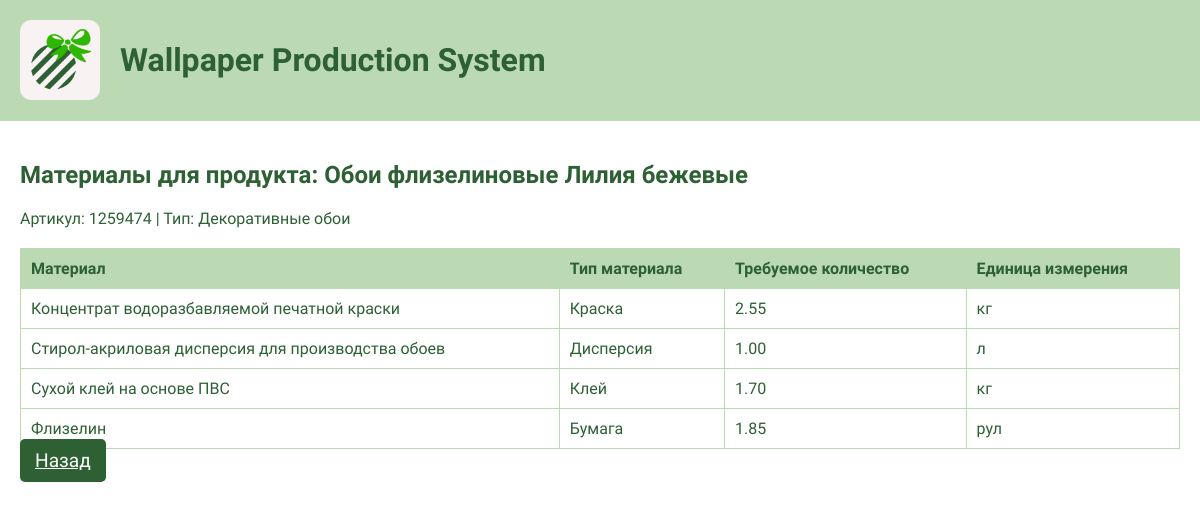
Screenshot of /product_materials/2 with the database file from the repository.
### tables this page shows
CREATE TABLE Product (
    id INTEGER PRIMARY KEY AUTOINCREMENT,
    article_number INTEGER NOT NULL UNIQUE,
    type_id INTEGER NOT NULL,
    name TEXT NOT NULL,
    min_partner_price REAL NOT NULL,
    roll_width REAL NOT NULL,
    FOREIGN KEY (type_id) REFERENCES ProductType(id)
);

CREATE TABLE ProductType (
    id INTEGER PRIMARY KEY AUTOINCREMENT,
    type_name TEXT NOT NULL UNIQUE,
    coefficient REAL NOT NULL
);

CREATE TABLE ProductMaterial (
    product_id INTEGER NOT NULL,
    material_id INTEGER NOT NULL,
    required_amount REAL NOT NULL,
    PRIMARY KEY (product_id, material_id),
    FOREIGN KEY (product_id) REFERENCES Product(id),
    FOREIGN KEY (material_id) REFERENCES Material(id)
);

CREATE TABLE Material (
    id INTEGER PRIMARY KEY AUTOINCREMENT,
    name TEXT NOT NULL UNIQUE,
    type_id INTEGER NOT NULL,
    unit_price REAL NOT NULL,
    stock_quantity REAL NOT NULL,
    min_stock_quantity REAL NOT NULL,
    package_quantity REAL NOT NULL,
    unit_of_measure TEXT NOT NULL,
    FOREIGN KEY (type_id) REFERENCES MaterialType(id)
);

CREATE TABLE MaterialType (
    id INTEGER PRIMARY KEY AUTOINCREMENT,
    type_name TEXT NOT NULL UNIQUE,
    loss_percent REAL NOT NULL
);

### app.py (the view)
@app.route("/product_materials/<int:product_id>")
def product_materials(product_id):
    conn = get_db_connection()
    product = conn.execute('''
        SELECT p.name, p.article_number, pt.type_name
        FROM Product p
        JOIN ProductType pt ON p.type_id = pt.id
        WHERE p.id = ?
    ''', (product_id,)).fetchone()
    if not product:
        flash("Продукт не найден!", "error")
        conn.close()
        return redirect(url_for("index"))
    materials = conn.execute('''
        SELECT m.name, mt.type_name AS material_type,
               pm.required_amount, m.unit_of_measure
        FROM ProductMaterial pm
        JOIN Material m ON pm.material_id = m.id
        JOIN MaterialType mt ON m.type_id = mt.id
        WHERE pm.product_id = ?
    ''', (product_id,)).fetchall()
    conn.close()
    return render_template("product_materials.html",
                           product=dict(product),
                           materials=materials)

### app.py (called while the page is built)
def get_db_connection():
    conn = sqlite3.connect(DATABASE)
    conn.row_factory = sqlite3.Row
    return conn

### templates/product_materials.html
{% extends "base.html" %}
{% block content %}
    <h2>Материалы для продукта: {{ product.name }}</h2>
    <p>Артикул: {{ product.article_number }} | Тип: {{ product.type_name }}</p>
    <table>
        <thead>
            <tr>
                <th>Материал</th>
                <th>Тип материала</th>
                <th>Требуемое количество</th>
                <th>Единица измерения</th>
            </tr>
        </thead>
        <tbody>
            {% for material in materials %}
                <tr>
                    <td>{{ material.name }}</td>
                    <td>{{ material.material_type }}</td>
                    <td>{{ "%.2f"|format(material.required_amount) }}</td>
                    <td>{{ material.unit_of_measure }}</td>
                </tr>
            {% endfor %}
        </tbody>
    </table>
    <a href="{{ url_for('index') }}" class="btn">Назад</a>
{% endblock %}

### templates/base.html (style rules this page uses)
body { font-family: 'Gabriola', cursive; background-color: #FFFFFF; color: #2D6033; margin: 0; padding: 0; }
.btn { background-color: #2D6033; color: white; padding: 10px 15px; border: none; border-radius: 5px; cursor: pointer; font-family: 'Gabriola', cursive; font-size: 1.2em; }
table { width: 100%; border-collapse: collapse; margin-top: 20px; }
th, td { border: 1px solid #BBD9B2; padding: 10px; text-align: left; }
th { background-color: #BBD9B2; }

### rows the page displays
Product: name "Обои флизелиновые Лилия бежевые", article_number "1259474"
ProductType: type_name "Декоративные обои"
ProductMaterial: name "Концентрат водоразбавляемой печатной краски", material_type "Краска", required_amount "2.55", unit_of_measure "кг"
ProductMaterial: name "Стирол-акриловая дисперсия для производства обоев", material_type "Дисперсия", required_amount "1.00", unit_of_measure "л"
ProductMaterial: name "Сухой клей на основе ПВС", material_type "Клей", required_amount "1.70", unit_of_measure "кг"
ProductMaterial: name "Флизелин", material_type "Бумага", required_amount "1.85", unit_of_measure "рул"
